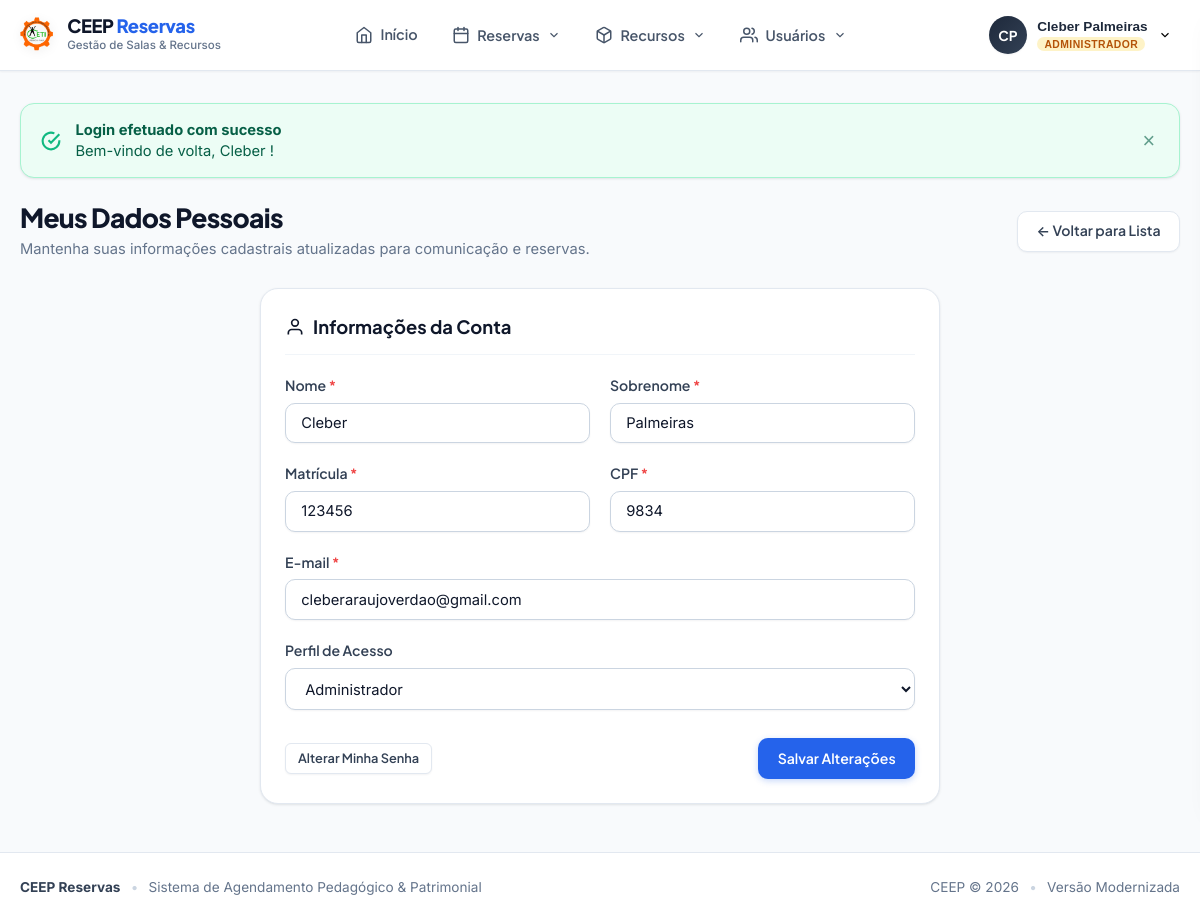
The app's page /editar_usuario.php (signed in) with its own data.
### tables this page shows
CREATE TABLE usuarios (
    usuario_id INTEGER PRIMARY KEY AUTOINCREMENT,
    nome TEXT NOT NULL DEFAULT '',
    sobrenome TEXT DEFAULT '',
    cpf TEXT NOT NULL DEFAULT '',
    matricula INTEGER NOT NULL,
    email TEXT NOT NULL DEFAULT '',
    tipo TEXT NOT NULL DEFAULT '',
    senha TEXT NOT NULL DEFAULT '',
    nivel_usuario TEXT NOT NULL DEFAULT '0',
    data_cadastro TEXT NOT NULL DEFAULT '0000-00-00 00:00:00',
    data_ultimo_login TEXT NOT NULL DEFAULT '0000-00-00 00:00:00',
    ativado TEXT NOT NULL DEFAULT '0'
);

### editar_usuario.php (the view, shortened to what this page needs)
<?php
require_once __DIR__ . '/core/bootstrap.php';
$userLogado = auth_user();
$isAdmin = auth_is_admin();
$targetId = (int)($_GET['id'] ?? $userLogado['id']);
$u = DB::fetchOne("SELECT * FROM usuarios WHERE usuario_id = ?", [$targetId]);
?>
<div class="page-header animate-slide-in">
    <div>
        <h1 class="page-title">
            <?= $targetId === (int)$userLogado['id'] ? 'Meus Dados Pessoais' : 'Editar Usuário: ' . e($u['nome']) ?>
        </h1>
        <p class="page-subtitle">Mantenha suas informações cadastrais atualizadas para comunicação e reservas.</p>
    </div>
    <div class="page-actions">
        <?php if ($isAdmin): ?>
        <a href="view-paginated.php" class="btn btn-secondary">&larr; Voltar para Lista</a>
        <?php endif; ?>
    </div>
</div>
<div class="card animate-slide-in" style="max-width: 680px; margin: 0 auto;">
    <div class="card-header">
        <h2 class="card-title">
            <svg width="20" height="20" viewBox="0 0 24 24" fill="none" stroke="currentColor" stroke-width="2"><path d="M20 21v-2a4 4 0 0 0-4-4H8a4 4 0 0 0-4 4v2"></path><circle cx="12" cy="7" r="4"></circle></svg>
            <span>Informações da Conta</span>
        </h2>
    </div>
    <form method="POST" action="editar_usuario.php?id=<?= e($targetId) ?>">
        <div class="form-row">
            <div class="form-group">
                <label for="nome" class="form-label">Nome <span class="required">*</span></label>
                <input type="text" id="nome" name="nome" class="form-control" value="<?= e($u['nome']) ?>" required>
            </div>
            <div class="form-group">
                <label for="sobrenome" class="form-label">Sobrenome <span class="required">*</span></label>
                <input type="text" id="sobrenome" name="sobrenome" class="form-control" value="<?= e($u['sobrenome']) ?>" required>
            </div>
        </div>
        <div class="form-row">
            <div class="form-group">
                <label for="matricula" class="form-label">Matrícula <span class="required">*</span></label>
                <input type="text" id="matricula" name="matricula" class="form-control" value="<?= e($u['matricula']) ?>" required>
            </div>
            <div class="form-group">
                <label for="cpf" class="form-label">CPF <span class="required">*</span></label>
                <input type="text" id="cpf" name="cpf" class="form-control" value="<?= e($u['cpf']) ?>" required>
            </div>
        </div>
        <div class="form-group">
            <label for="email" class="form-label">E-mail <span class="required">*</span></label>
            <input type="email" id="email" name="email" class="form-control" value="<?= e($u['email']) ?>" required>
        </div>
        <?php if ($isAdmin): ?>
        <div class="form-group">
            <label for="tipo" class="form-label">Perfil de Acesso</label>
            <select name="tipo" id="tipo" class="form-select">
                <option value="a" <?= $u['tipo'] === 'a' ? 'selected' : '' ?>>Administrador</option>
            </select>
        </div>
        <?php endif; ?>
        <div style="margin-top: 1.75rem; display: flex; justify-content: space-between; align-items: center; flex-wrap: wrap; gap: 0.75rem;">
            <a href="modificar_senha.php" class="btn btn-secondary btn-sm">
                Alterar Minha Senha
            </a>
            <button type="submit" class="btn btn-primary">
                Salvar Alterações
            </button>
        </div>
    </form>
</div>

### core/app.css (style rules this page uses)
:root { --primary: #2563eb; --primary-hover: #1d4ed8; --primary-light: #eff6ff; --primary-focus: rgba(37, 99, 235, 0.25); --slate-900: #0f172a; --slate-800: #1e293b; --slate-700: #334155; --slate-600: #475569; --slate-500: #64748b; --slate-400: #94a3b8; --slate-300: #cbd5e1; --slate-200: #e2e8f0; --slate-100: #f1f5f9; --slate-50: #f8fafc; --bg-app: #f8fafc; --bg-card: #ffffff; --border-color: #e2e8f0; --border-focus: #3b82f6; --success: #10b981; --success-light: #ecfdf5; --success-border: #a7f3d0; --danger: #ef4444; --danger-light: #fef2f2; --danger-border: #fecaca; --warning: #f59e0b; --warning-light: #fffbeb; --warning-border: #fde68a; --info: #0284c7; --info-light: #f0f9ff; --info-border: #bae6fd; --font-heading: 'Plus Jakarta Sans', system-ui, -apple-system, sans-serif; --font-body: 'Inter', system-ui, -apple-system, sans-serif; --radius-sm: 6px; --radius-md: 10px; --radius-lg: 14px; --radius-xl: 18px; --radius-full: 9999px; --shadow-xs: 0 1px 2px 0 rgba(15, 23, 42, 0.05); --shadow-sm: 0 1px 3px 0 rgba(15, 23, 42, 0.08), 0 1px 2px -1px rgba(15, 23, 42, 0.08); --shadow-md: 0 4px 6px -1px rgba(15, 23, 42, 0.08), 0 2px 4px -2px rgba(15, 23, 42, 0.06); --shadow-lg: 0 10px 15px -3px rgba(15, 23, 42, 0.08), 0 4px 6px -4px rgba(15, 23, 42, 0.04); --shadow-xl: 0 20px 25px -5px rgba(15, 23, 42, 0.1), 0 8px 10px -6px rgba(15, 23, 42, 0.06); }
*, *::before, *::after { box-sizing: border-box; margin: 0; padding: 0; }
body.ceep-app { font-family: var(--font-body); font-size: 15px; line-height: 1.5; color: var(--slate-800); background-color: var(--bg-app); min-height: 100vh; display: flex; flex-direction: column; -webkit-font-smoothing: antialiased; }
.page-header { display: flex; align-items: center; justify-content: space-between; flex-wrap: wrap; gap: 1rem; margin-bottom: 1.75rem; }
.page-title { font-family: var(--font-heading); font-weight: 800; font-size: 1.65rem; color: var(--slate-900); letter-spacing: -0.025em; line-height: 1.2; }
.page-subtitle { color: var(--slate-500); font-size: 0.92rem; margin-top: 0.25rem; }
.page-actions { display: flex; align-items: center; gap: 0.65rem; flex-wrap: wrap; }
.card { background: var(--bg-card); border: 1px solid var(--border-color); border-radius: var(--radius-xl); box-shadow: var(--shadow-sm); padding: 1.5rem; margin-bottom: 1.5rem; transition: box-shadow 0.2s ease, transform 0.2s ease; }
.card-header { display: flex; align-items: center; justify-content: space-between; margin-bottom: 1.25rem; padding-bottom: 0.85rem; border-bottom: 1px solid var(--slate-100); }
.card-title { font-family: var(--font-heading); font-weight: 700; font-size: 1.15rem; color: var(--slate-900); display: flex; align-items: center; gap: 0.5rem; }
.btn { display: inline-flex; align-items: center; justify-content: center; gap: 0.5rem; font-family: var(--font-heading); font-size: 0.88rem; font-weight: 600; padding: 0.6rem 1.15rem; border-radius: var(--radius-md); border: 1px solid transparent; cursor: pointer; text-decoration: none; transition: all 0.15s ease-in-out; line-height: 1.4; white-space: nowrap; }
.btn-primary { background-color: var(--primary); color: #ffffff; box-shadow: 0 2px 6px rgba(37, 99, 235, 0.25); }
.btn-secondary { background-color: #ffffff; border-color: var(--border-color); color: var(--slate-700); box-shadow: var(--shadow-xs); }
.btn-sm { padding: 0.35rem 0.75rem; font-size: 0.8rem; border-radius: var(--radius-sm); }
.form-group { margin-bottom: 1.25rem; }
.form-label { display: block; font-family: var(--font-heading); font-weight: 600; font-size: 0.88rem; color: var(--slate-700); margin-bottom: 0.4rem; }
.form-label .required { color: var(--danger); }
.form-control, .form-select { width: 100%; padding: 0.65rem 0.95rem; font-family: var(--font-body); font-size: 0.92rem; color: var(--slate-900); background-color: #ffffff; border: 1px solid var(--slate-300); border-radius: var(--radius-md); box-shadow: var(--shadow-xs); transition: border-color 0.15s ease, box-shadow 0.15s ease; outline: none; }
.form-row { display: grid; grid-template-columns: repeat(auto-fit, minmax(220px, 1fr)); gap: 1.25rem; }
.animate-slide-in { animation: fadeInDown 0.25s ease-out; }

### records on screen
usuarios: nome "Cleber", sobrenome "Palmeiras", matricula "123456", cpf "9834", email "cleberaraujoverdao@gmail.com", tipo "Administrador"

### other values on screen
$initials "CP"
$userName "Cleber Palmeiras"
$userRole "ADMINISTRADOR"
$flash['title'] "Login efetuado com sucesso"
$flash['message'] "Bem-vindo de volta, Cleber !"
